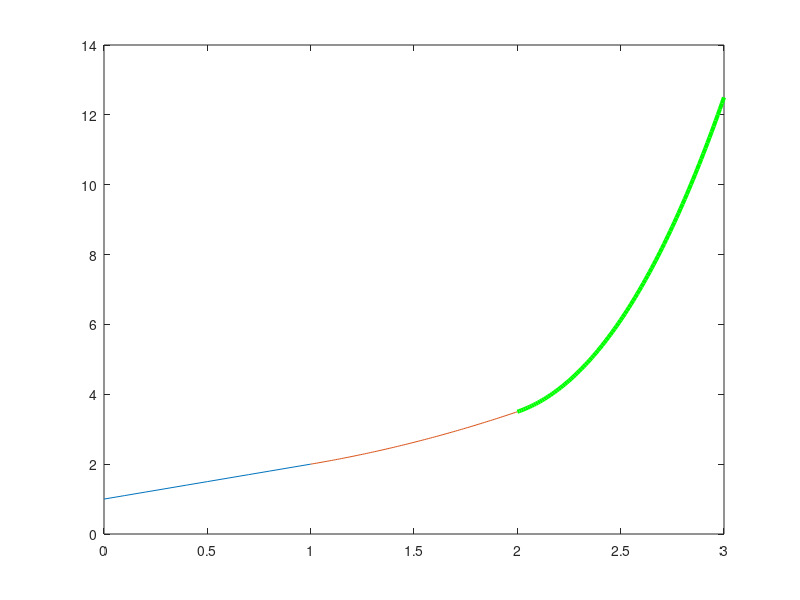

The MATLAB script that drew this image: (Note: this script raises an error after producing the figure.)

                       % Lucrarea de laborator nr. 3      
                     
                       % A efectuat : Sergiu Voloc
                       % A evaluat : R. Zglimbea
                
    
    % text=(Exercitiul 3.3.1 - Crearea si reprezentarea grafica)

    %Crearea datelor:
    x1 = 0:0.1:1;  y1 = x1 + 1;
    x2 = 1:0.01:2; y2 = x2.^2/2 + 1.5;
    x3 = 2:0.01:3; y3 = x3.^3-10*x3 + 15.5;
    
    %Reprezentarea grafica:
    figure;
        plot(x1,y1,x2,y2,x3,y3,'color','g','linewidth',3)
    help Lab_3
    hold on;
    
 
    % text=(Exercitiul 3.3.1 - Adaugarea liniei orizontale)
    x = [3,10];    
    y = [y3(length(y3)) y3(length(y3))];
    plot(x,y,'color','g','linewidth',3)
    hold off;
    
    
 
    %Crearea datelor:
    x1 = 0:0.1:1;  y1 = x1 + 1;
    x2 = 1:0.01:2; y2 = x2.^2/2 + 1.5;
    x3 = 2:0.01:3; y3 = x3.^3-10*x3 + 15.5;
    
    %Reprezentarea grafica:
    figure;
        plot(x1,y1,x2,y2,x3,y3,'color','g','linewidth',3)
    help Lab_3
    hold on;
    
 
    % text=(Exercitiul 3.3.1 - Adaugarea liniei orizontale)
    x = [3,10];    
    y = [y3(length(y3)) y3(length(y3))];
    plot(x,y,'color','g','linewidth',3)
    hold off;
    
    
    
    
